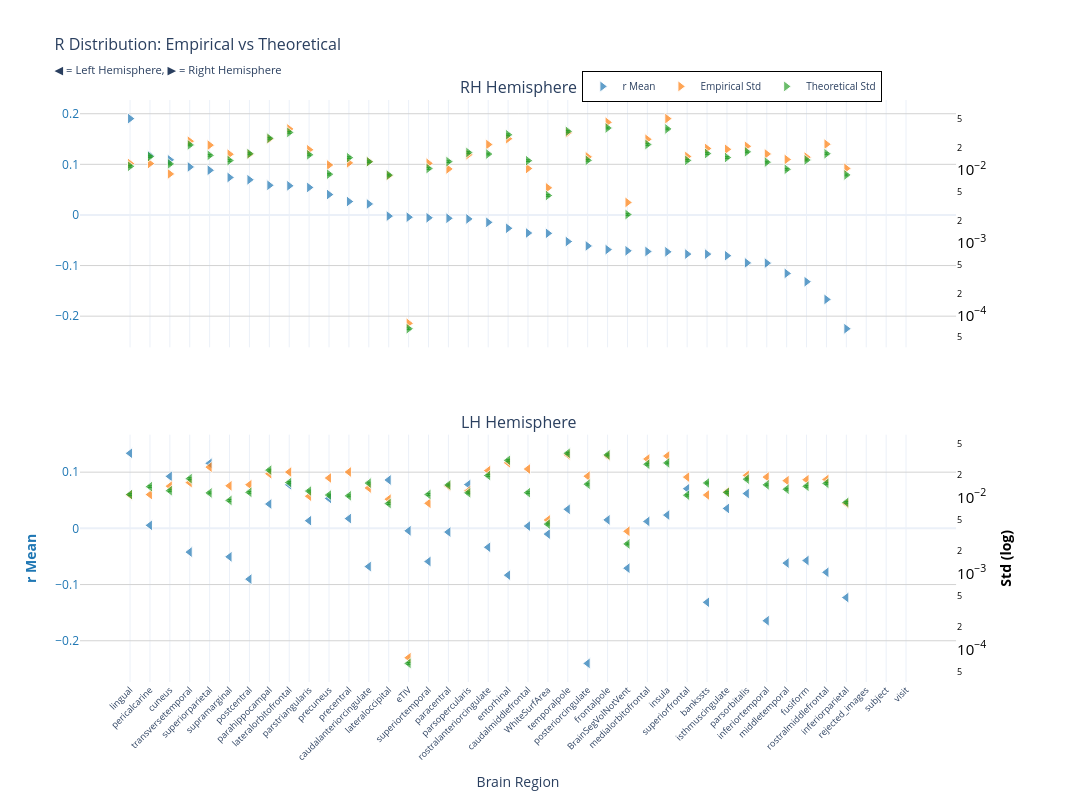
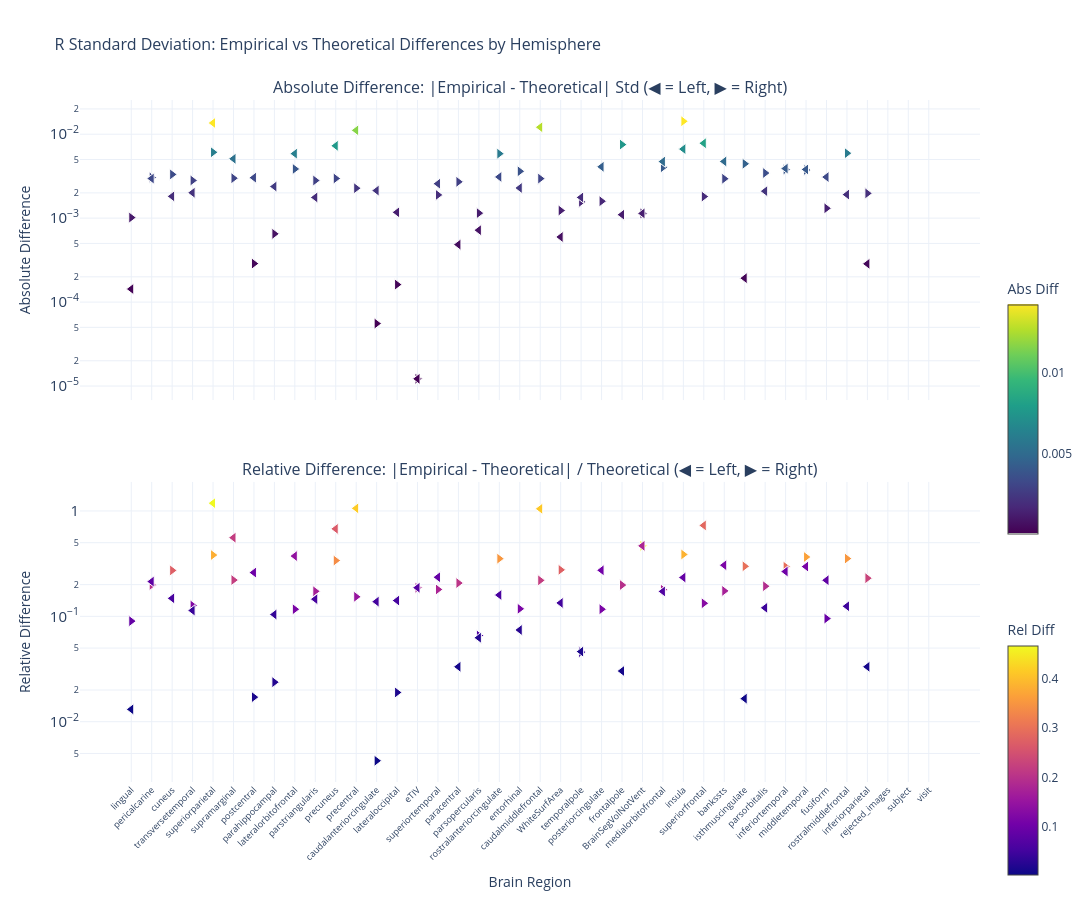

Notebook code for these charts, in order:
### Markdown cell above
### F-statistic

### Code cell
nu_nav = df_npvr[(df_npvr["timepoint"] == "baseline") & (df_npvr["group"] == "HC-PD")]
data_path = stats_dir / f"partial_correlation_baseline_{METRIC}.parquet"
df, stats = get_test_stats(
    data_path, stat_functions_F, nu_nav, hemisphere=True, study="baseline"
)
show_figure(stats, hemisphere=True, stat_name="r", study="baseline", metric=METRIC)

### Figure 1 — Plotly figure (JSON) as saved in the notebook; plotly's stock layout.template omitted (floating-point values rounded to 4 significant figures)
{"data": [{"hovertemplate": "<b>%{x}</b><br>Mean r: %{y:.2f}<br><extra></extra>", "legendgroup": "mean", "marker": {"color": "#1f77b4", "line": {"color": "white", "width": 1}, "opacity": 0.7, "size": 10, "symbol": "triangle-right"}, "mode": "markers", "name": "r Mean", "showlegend": true, "type": "scatter", "x": ["lingual", "pericalcarine", "cuneus", "transversetemporal", "superiorparietal", "supramarginal", "postcentral", "parahippocampal", "lateralorbitofrontal", "parstriangularis", "precuneus", "precentral", "caudalanteriorcingulate", "lateraloccipital", "eTIV", "superiortemporal", "paracentral", "parsopercularis", "rostralanteriorcingulate", "entorhinal", "caudalmiddlefrontal", "WhiteSurfArea", "temporalpole", "posteriorcingulate", "frontalpole", "BrainSegVolNotVent", "medialorbitofrontal", "insula", "superiorfrontal", "bankssts", "isthmuscingulate", "parsorbitalis", "inferiortemporal", "middletemporal", "fusiform", "rostralmiddlefrontal", "inferiorparietal", "rejected_images", "subject", "visit"], "xaxis": "x", "y": [0.1904, 0.1175, 0.1089, 0.09487, 0.08828, 0.07405, 0.06952, 0.05856, 0.0576, 0.05434, 0.04032, 0.02655, 0.02174, -0.002281, -0.004403, -0.005586, -0.00656, -0.007861, -0.01466, -0.02632, -0.03566, -0.03634, -0.05253, -0.06123, -0.06848, -0.07087, -0.07219, -0.07288, -0.07733, -0.07739, -0.08053, -0.09473, -0.09518, -0.1155, -0.132, -0.1669, -0.2248, NaN, NaN, NaN], "yaxis": "y"}, {"hovertemplate": "<b>%{x}</b><br>Empirical Std: %{y:.3f}<br><extra></extra>", "legendgroup": "empirical", "marker": {"color": "#ff7f0e", "line": {"color": "white", "width": 1}, "opacity": 0.7, "size": 10, "symbol": "triangle-right"}, "mode": "markers", "name": "Empirical Std", "showlegend": true, "type": "scatter", "x": ["lingual", "pericalcarine", "cuneus", "transversetemporal", "superiorparietal", "supramarginal", "postcentral", "parahippocampal", "lateralorbitofrontal", "parstriangularis", "precuneus", "precentral", "caudalanteriorcingulate", "lateraloccipital", "eTIV", "superiortemporal", "paracentral", "parsopercularis", "rostralanteriorcingulate", "entorhinal", "caudalmiddlefrontal", "WhiteSurfArea", "temporalpole", "posteriorcingulate", "frontalpole", "BrainSegVolNotVent", "medialorbitofrontal", "insula", "superiorfrontal", "bankssts", "isthmuscingulate", "parsorbitalis", "inferiortemporal", "middletemporal", "fusiform", "rostralmiddlefrontal", "inferiorparietal", "rejected_images", "subject", "visit"], "xaxis": "x", "y": [0.01229, 0.01231, 0.008846, 0.02501, 0.02205, 0.01653, 0.01652, 0.02672, 0.03686, 0.01905, 0.01174, 0.01256, 0.01307, 0.008364, 7.738e-05, 0.0124, 0.01037, 0.01631, 0.02249, 0.02704, 0.01052, 0.005695, 0.0326, 0.01521, 0.04549, 0.00358, 0.02654, 0.05116, 0.0154, 0.01985, 0.01933, 0.02128, 0.01667, 0.014, 0.01506, 0.02273, 0.01054, NaN, NaN, NaN], "yaxis": "y2"}, {"error_y": {"array": [0.0003158, 0.0004304, 0.0003409, 0.0006219, 0.0004472, 0.0003793, 0.0004709, 0.0007667, 0.0009248, 0.000455, 0.0002458, 0.0004157, 0.0003648, 0.0002389, 1.827e-06, 0.0002944, 0.0003664, 0.000489, 0.0004657, 0.0008589, 0.0003775, 0.000125, 0.0009571, 0.0003816, 0.001064, 6.84e-05, 0.0006308, 0.001034, 0.0003808, 0.0004735, 0.0004171, 0.0004996, 0.0003604, 0.0002873, 0.0003854, 0.0004706, 0.0002401, NaN, NaN, NaN], "arrayminus": [0.000307, 0.0004185, 0.0003314, 0.0006046, 0.0004348, 0.0003688, 0.0004579, 0.0007455, 0.0008991, 0.0004424, 0.000239, 0.0004042, 0.0003546, 0.0002323, 1.776e-06, 0.0002862, 0.0003562, 0.0004755, 0.0004528, 0.0008351, 0.000367, 0.0001216, 0.0009305, 0.000371, 0.001034, 6.65e-05, 0.0006133, 0.001005, 0.0003702, 0.0004604, 0.0004056, 0.0004857, 0.0003505, 0.0002793, 0.0003747, 0.0004576, 0.0002334, NaN, NaN, NaN], "color": "#2ca02c", "thickness": 1, "type": "data", "visible": true, "width": 2}, "hovertemplate": "<b>%{x}</b><br>Theoretical Std: %{y:.3f}<br><extra></extra>", "legendgroup": "theoretical", "marker": {"color": "#2ca02c", "line": {"color": "white", "width": 1}, "opacity": 0.7, "size": 10, "symbol": "triangle-right"}, "mode": "markers", "name": "Theoretical Std", "showlegend": true, "type": "scatter", "x": ["lingual", "pericalcarine", "cuneus", "transversetemporal", "superiorparietal", "supramarginal", "postcentral", "parahippocampal", "lateralorbitofrontal", "parstriangularis", "precuneus", "precentral", "caudalanteriorcingulate", "lateraloccipital", "eTIV", "superiortemporal", "paracentral", "parsopercularis", "rostralanteriorcingulate", "entorhinal", "caudalmiddlefrontal", "WhiteSurfArea", "temporalpole", "posteriorcingulate", "frontalpole", "BrainSegVolNotVent", "medialorbitofrontal", "insula", "superiorfrontal", "bankssts", "isthmuscingulate", "parsorbitalis", "inferiortemporal", "middletemporal", "fusiform", "rostralmiddlefrontal", "inferiorparietal", "rejected_images", "subject", "visit"], "xaxis": "x", "y": [0.01127, 0.01536, 0.01217, 0.0222, 0.01596, 0.01354, 0.01681, 0.02737, 0.03301, 0.01624, 0.008774, 0.01484, 0.01302, 0.008526, 6.519e-05, 0.01051, 0.01308, 0.01745, 0.01662, 0.03066, 0.01347, 0.004462, 0.03416, 0.01362, 0.03797, 0.002441, 0.02251, 0.03689, 0.01359, 0.0169, 0.01489, 0.01783, 0.01286, 0.01025, 0.01375, 0.0168, 0.008569, NaN, NaN, NaN], "yaxis": "y2"}, {"hovertemplate": "<b>%{x}</b><br>Mean r: %{y:.2f}<br><extra></extra>", "legendgroup": "mean", "marker": {"color": "#1f77b4", "line": {"color": "white", "width": 1}, "opacity": 0.7, "size": 10, "symbol": "triangle-left"}, "mode": "markers", "name": "r Mean", "showlegend": false, "type": "scatter", "x": ["lingual", "superiorparietal", "cuneus", "lateraloccipital", "parsopercularis", "lateralorbitofrontal", "superiorfrontal", "parsorbitalis", "precuneus", "parahippocampal", "isthmuscingulate", "temporalpole", "insula", "precentral", "frontalpole", "parstriangularis", "medialorbitofrontal", "pericalcarine", "caudalmiddlefrontal", "eTIV", "paracentral", "WhiteSurfArea", "rostralanteriorcingulate", "transversetemporal", "supramarginal", "fusiform", "superiortemporal", "middletemporal", "caudalanteriorcingulate", "BrainSegVolNotVent", "rostralmiddlefrontal", "entorhinal", "postcentral", "inferiorparietal", "bankssts", "inferiortemporal", "posteriorcingulate", "rejected_images", "subject", "visit"], "xaxis": "x2", "y": [0.1336, 0.1157, 0.09253, 0.08607, 0.07794, 0.07748, 0.07052, 0.06194, 0.05326, 0.04332, 0.03544, 0.03388, 0.02363, 0.01738, 0.01508, 0.01365, 0.01237, 0.005412, 0.004052, -0.004403, -0.006578, -0.01019, -0.03366, -0.04224, -0.05063, -0.05721, -0.05897, -0.06179, -0.06798, -0.07087, -0.07819, -0.08327, -0.09036, -0.1231, -0.1315, -0.1644, -0.2403, NaN, NaN, NaN], "yaxis": "y3"}, {"hovertemplate": "<b>%{x}</b><br>Empirical Std: %{y:.3f}<br><extra></extra>", "legendgroup": "empirical", "marker": {"color": "#ff7f0e", "line": {"color": "white", "width": 1}, "opacity": 0.7, "size": 10, "symbol": "triangle-left"}, "mode": "markers", "name": "Empirical Std", "showlegend": false, "type": "scatter", "x": ["lingual", "superiorparietal", "cuneus", "lateraloccipital", "parsopercularis", "lateralorbitofrontal", "superiorfrontal", "parsorbitalis", "precuneus", "parahippocampal", "isthmuscingulate", "temporalpole", "insula", "precentral", "frontalpole", "parstriangularis", "medialorbitofrontal", "pericalcarine", "caudalmiddlefrontal", "eTIV", "paracentral", "WhiteSurfArea", "rostralanteriorcingulate", "transversetemporal", "supramarginal", "fusiform", "superiortemporal", "middletemporal", "caudalanteriorcingulate", "BrainSegVolNotVent", "rostralmiddlefrontal", "entorhinal", "postcentral", "inferiorparietal", "bankssts", "inferiortemporal", "posteriorcingulate", "rejected_images", "subject", "visit"], "xaxis": "x2", "y": [0.01078, 0.02507, 0.01408, 0.009482, 0.0122, 0.02158, 0.01851, 0.0195, 0.01802, 0.02049, 0.01184, 0.03638, 0.03511, 0.02161, 0.03521, 0.01036, 0.03208, 0.0109, 0.02365, 7.738e-05, 0.01408, 0.005046, 0.02253, 0.01567, 0.01422, 0.0171, 0.008365, 0.01663, 0.01331, 0.00358, 0.01722, 0.02853, 0.0147, 0.008314, 0.01076, 0.01854, 0.01904, NaN, NaN, NaN], "yaxis": "y4"}, {"error_y": {"array": [0.000306, 0.0003213, 0.0003435, 0.0002328, 0.0003217, 0.0004402, 0.0002998, 0.0004876, 0.0003012, 0.0006409, 0.0003262, 0.001069, 0.0007975, 0.000294, 0.001017, 0.0003398, 0.0007666, 0.0003885, 0.0003234, 1.827e-06, 0.0004082, 0.0001247, 0.0005445, 0.0004953, 0.0002557, 0.0003927, 0.0003064, 0.0003593, 0.0004325, 6.84e-05, 0.000429, 0.0008634, 0.0003267, 0.0002409, 0.0004343, 0.0004102, 0.0004188, NaN, NaN, NaN], "arrayminus": [0.0002975, 0.0003124, 0.000334, 0.0002263, 0.0003128, 0.000428, 0.0002915, 0.0004741, 0.0002928, 0.0006231, 0.0003172, 0.001039, 0.0007754, 0.0002859, 0.0009891, 0.0003304, 0.0007453, 0.0003777, 0.0003144, 1.776e-06, 0.0003969, 0.0001212, 0.0005294, 0.0004816, 0.0002487, 0.0003818, 0.0002979, 0.0003493, 0.0004205, 6.65e-05, 0.0004171, 0.0008395, 0.0003177, 0.0002343, 0.0004223, 0.0003988, 0.0004072, NaN, NaN, NaN], "color": "#2ca02c", "thickness": 1, "type": "data", "visible": true, "width": 2}, "hovertemplate": "<b>%{x}</b><br>Theoretical Std: %{y:.3f}<br><extra></extra>", "legendgroup": "theoretical", "marker": {"color": "#2ca02c", "line": {"color": "white", "width": 1}, "opacity": 0.7, "size": 10, "symbol": "triangle-left"}, "mode": "markers", "name": "Theoretical Std", "showlegend": false, "type": "scatter", "x": ["lingual", "superiorparietal", "cuneus", "lateraloccipital", "parsopercularis", "lateralorbitofrontal", "superiorfrontal", "parsorbitalis", "precuneus", "parahippocampal", "isthmuscingulate", "temporalpole", "insula", "precentral", "frontalpole", "parstriangularis", "medialorbitofrontal", "pericalcarine", "caudalmiddlefrontal", "eTIV", "paracentral", "WhiteSurfArea", "rostralanteriorcingulate", "transversetemporal", "supramarginal", "fusiform", "superiortemporal", "middletemporal", "caudalanteriorcingulate", "BrainSegVolNotVent", "rostralmiddlefrontal", "entorhinal", "postcentral", "inferiorparietal", "bankssts", "inferiortemporal", "posteriorcingulate", "rejected_images", "subject", "visit"], "xaxis": "x2", "y": [0.01092, 0.01147, 0.01226, 0.008309, 0.01148, 0.01571, 0.0107, 0.0174, 0.01075, 0.02287, 0.01164, 0.03814, 0.02846, 0.01049, 0.03631, 0.01213, 0.02736, 0.01386, 0.01154, 6.519e-05, 0.01457, 0.00445, 0.01944, 0.01768, 0.009128, 0.01401, 0.01094, 0.01282, 0.01544, 0.002441, 0.01531, 0.03082, 0.01166, 0.008599, 0.0155, 0.01464, 0.01495, NaN, NaN, NaN], "yaxis": "y4"}], "layout": {"annotations": [{"font": {"size": 16}, "showarrow": false, "text": "RH Hemisphere", "x": 0.47, "xanchor": "center", "xref": "paper", "y": 1, "yanchor": "bottom", "yref": "paper"}, {"font": {"size": 16}, "showarrow": false, "text": "LH Hemisphere", "x": 0.47, "xanchor": "center", "xref": "paper", "y": 0.425, "yanchor": "bottom", "yref": "paper"}], "height": 800, "hovermode": "x", "legend": {"bgcolor": "rgba(255, 255, 255, 0.9)", "bordercolor": "black", "borderwidth": 1, "font": {"size": 10}, "orientation": "h", "x": 0.7, "xanchor": "center", "y": 1.05}, "title": {"font": {"size": 16}, "text": "R Distribution: Empirical vs Theoretical<br><sub>◀ = Left Hemisphere, ▶ = Right Hemisphere</sub>"}, "width": 1400, "xaxis": {"anchor": "y", "domain": [0, 0.94], "matches": "x2", "showticklabels": false}, "xaxis2": {"anchor": "y3", "domain": [0, 0.94], "tickangle": -45, "tickfont": {"size": 9}, "title": {"text": "Brain Region"}}, "yaxis": {"anchor": "x", "domain": [0.575, 1], "gridcolor": "lightgray", "showgrid": true, "tickfont": {"color": "#1f77b4"}, "title": {"font": {"color": "#1f77b4"}, "text": ""}}, "yaxis2": {"anchor": "x", "exponentformat": "power", "overlaying": "y", "showgrid": false, "side": "right", "tickfont": {"color": "black"}, "title": {"font": {"color": "black"}, "text": ""}, "type": "log"}, "yaxis3": {"anchor": "x2", "domain": [0, 0.425], "gridcolor": "lightgray", "showgrid": true, "tickfont": {"color": "#1f77b4"}, "title": {"font": {"color": "#1f77b4"}, "text": "<b>r Mean</b>"}}, "yaxis4": {"anchor": "x2", "exponentformat": "power", "overlaying": "y3", "showgrid": false, "side": "right", "tickfont": {"color": "black"}, "title": {"font": {"color": "black"}, "text": "<b>Std (log)</b>"}, "type": "log"}}}

### Figure 2 — Plotly figure (JSON) as saved in the notebook; plotly's stock layout.template omitted (floating-point values rounded to 4 significant figures)
{"data": [{"hovertemplate": "<b>%{x}</b><br>Hemisphere: %{text}<br>Abs Diff: %{y:.4f}<br><extra></extra>", "legendgroup": "abs_rh", "marker": {"color": [0.001016, 0.003053, 0.003319, 0.002812, 0.006092, 0.002992, 0.0002876, 0.0006496, 0.003854, 0.002809, 0.002969, 0.002274, 5.549e-05, 0.0001616, 1.219e-05, 0.001891, 0.002706, 0.001148, 0.005863, 0.003614, 0.002958, 0.001233, 0.001563, 0.00159, 0.007521, 0.001139, 0.004031, 0.01426, 0.001807, 0.002947, 0.004442, 0.003446, 0.003808, 0.00375, 0.001311, 0.005937, 0.001973, NaN, NaN, NaN], "colorbar": {"len": 0.4, "title": {"text": "Abs Diff"}, "y": 0.75, "yanchor": "top"}, "colorscale": [[0, "#440154"], [0.1111, "#482878"], [0.2222, "#3e4989"], [0.3333, "#31688e"], [0.4444, "#26828e"], [0.5556, "#1f9e89"], [0.6667, "#35b779"], [0.7778, "#6ece58"], [0.8889, "#b5de2b"], [1, "#fde725"]], "line": {"color": "white", "width": 1}, "showscale": true, "size": 10, "symbol": "triangle-right"}, "mode": "markers", "name": "Absolute (rh)", "showlegend": false, "text": ["rh", "rh", "rh", "rh", "rh", "rh", "rh", "rh", "rh", "rh", "rh", "rh", "rh", "rh", "rh", "rh", "rh", "rh", "rh", "rh", "rh", "rh", "rh", "rh", "rh", "rh", "rh", "rh", "rh", "rh", "rh", "rh", "rh", "rh", "rh", "rh", "rh", "rh", "rh", "rh"], "type": "scatter", "x": ["lingual", "pericalcarine", "cuneus", "transversetemporal", "superiorparietal", "supramarginal", "postcentral", "parahippocampal", "lateralorbitofrontal", "parstriangularis", "precuneus", "precentral", "caudalanteriorcingulate", "lateraloccipital", "eTIV", "superiortemporal", "paracentral", "parsopercularis", "rostralanteriorcingulate", "entorhinal", "caudalmiddlefrontal", "WhiteSurfArea", "temporalpole", "posteriorcingulate", "frontalpole", "BrainSegVolNotVent", "medialorbitofrontal", "insula", "superiorfrontal", "bankssts", "isthmuscingulate", "parsorbitalis", "inferiortemporal", "middletemporal", "fusiform", "rostralmiddlefrontal", "inferiorparietal", "rejected_images", "subject", "visit"], "xaxis": "x", "y": [0.001016, 0.003053, 0.003319, 0.002812, 0.006092, 0.002992, 0.0002876, 0.0006496, 0.003854, 0.002809, 0.002969, 0.002274, 5.549e-05, 0.0001616, 1.219e-05, 0.001891, 0.002706, 0.001148, 0.005863, 0.003614, 0.002958, 0.001233, 0.001563, 0.00159, 0.007521, 0.001139, 0.004031, 0.01426, 0.001807, 0.002947, 0.004442, 0.003446, 0.003808, 0.00375, 0.001311, 0.005937, 0.001973, NaN, NaN, NaN], "yaxis": "y"}, {"hovertemplate": "<b>%{x}</b><br>Hemisphere: %{text}<br>Rel Diff: %{y:.2%}<br><extra></extra>", "legendgroup": "rel_rh", "marker": {"color": [0.09011, 0.1987, 0.2729, 0.1267, 0.3817, 0.221, 0.01711, 0.02374, 0.1168, 0.173, 0.3384, 0.1532, 0.004262, 0.01896, 0.187, 0.18, 0.207, 0.06575, 0.3527, 0.1179, 0.2196, 0.2762, 0.04575, 0.1168, 0.1981, 0.4666, 0.1791, 0.3866, 0.133, 0.1744, 0.2983, 0.1933, 0.296, 0.3657, 0.09529, 0.3535, 0.2303, NaN, NaN, NaN], "colorbar": {"len": 0.4, "title": {"text": "Rel Diff"}, "y": 0.25, "yanchor": "top"}, "colorscale": [[0, "#0d0887"], [0.1111, "#46039f"], [0.2222, "#7201a8"], [0.3333, "#9c179e"], [0.4444, "#bd3786"], [0.5556, "#d8576b"], [0.6667, "#ed7953"], [0.7778, "#fb9f3a"], [0.8889, "#fdca26"], [1, "#f0f921"]], "line": {"color": "white", "width": 1}, "showscale": true, "size": 10, "symbol": "triangle-right"}, "mode": "markers", "name": "Relative (rh)", "showlegend": false, "text": ["rh", "rh", "rh", "rh", "rh", "rh", "rh", "rh", "rh", "rh", "rh", "rh", "rh", "rh", "rh", "rh", "rh", "rh", "rh", "rh", "rh", "rh", "rh", "rh", "rh", "rh", "rh", "rh", "rh", "rh", "rh", "rh", "rh", "rh", "rh", "rh", "rh", "rh", "rh", "rh"], "type": "scatter", "x": ["lingual", "pericalcarine", "cuneus", "transversetemporal", "superiorparietal", "supramarginal", "postcentral", "parahippocampal", "lateralorbitofrontal", "parstriangularis", "precuneus", "precentral", "caudalanteriorcingulate", "lateraloccipital", "eTIV", "superiortemporal", "paracentral", "parsopercularis", "rostralanteriorcingulate", "entorhinal", "caudalmiddlefrontal", "WhiteSurfArea", "temporalpole", "posteriorcingulate", "frontalpole", "BrainSegVolNotVent", "medialorbitofrontal", "insula", "superiorfrontal", "bankssts", "isthmuscingulate", "parsorbitalis", "inferiortemporal", "middletemporal", "fusiform", "rostralmiddlefrontal", "inferiorparietal", "rejected_images", "subject", "visit"], "xaxis": "x2", "y": [0.09011, 0.1987, 0.2729, 0.1267, 0.3817, 0.221, 0.01711, 0.02374, 0.1168, 0.173, 0.3384, 0.1532, 0.004262, 0.01896, 0.187, 0.18, 0.207, 0.06575, 0.3527, 0.1179, 0.2196, 0.2762, 0.04575, 0.1168, 0.1981, 0.4666, 0.1791, 0.3866, 0.133, 0.1744, 0.2983, 0.1933, 0.296, 0.3657, 0.09529, 0.3535, 0.2303, NaN, NaN, NaN], "yaxis": "y2"}, {"hovertemplate": "<b>%{x}</b><br>Hemisphere: %{text}<br>Abs Diff: %{y:.4f}<br><extra></extra>", "legendgroup": "abs_lh", "marker": {"color": [0.0001431, 0.0136, 0.001817, 0.001173, 0.0007192, 0.005866, 0.007806, 0.002096, 0.00727, 0.00238, 0.0001928, 0.001766, 0.006649, 0.01112, 0.001099, 0.001766, 0.004719, 0.002964, 0.01211, 1.219e-05, 0.0004839, 0.0005966, 0.003097, 0.002009, 0.005092, 0.003087, 0.002571, 0.003805, 0.002129, 0.001139, 0.001909, 0.002287, 0.003035, 0.0002856, 0.004739, 0.003897, 0.00409, NaN, NaN, NaN], "colorbar": {"len": 0.4, "title": {"text": "Abs Diff"}, "y": 0.75, "yanchor": "top"}, "colorscale": [[0, "#440154"], [0.1111, "#482878"], [0.2222, "#3e4989"], [0.3333, "#31688e"], [0.4444, "#26828e"], [0.5556, "#1f9e89"], [0.6667, "#35b779"], [0.7778, "#6ece58"], [0.8889, "#b5de2b"], [1, "#fde725"]], "line": {"color": "white", "width": 1}, "showscale": false, "size": 10, "symbol": "triangle-left"}, "mode": "markers", "name": "Absolute (lh)", "showlegend": false, "text": ["lh", "lh", "lh", "lh", "lh", "lh", "lh", "lh", "lh", "lh", "lh", "lh", "lh", "lh", "lh", "lh", "lh", "lh", "lh", "lh", "lh", "lh", "lh", "lh", "lh", "lh", "lh", "lh", "lh", "lh", "lh", "lh", "lh", "lh", "lh", "lh", "lh", "lh", "lh", "lh"], "type": "scatter", "x": ["lingual", "superiorparietal", "cuneus", "lateraloccipital", "parsopercularis", "lateralorbitofrontal", "superiorfrontal", "parsorbitalis", "precuneus", "parahippocampal", "isthmuscingulate", "temporalpole", "insula", "precentral", "frontalpole", "parstriangularis", "medialorbitofrontal", "pericalcarine", "caudalmiddlefrontal", "eTIV", "paracentral", "WhiteSurfArea", "rostralanteriorcingulate", "transversetemporal", "supramarginal", "fusiform", "superiortemporal", "middletemporal", "caudalanteriorcingulate", "BrainSegVolNotVent", "rostralmiddlefrontal", "entorhinal", "postcentral", "inferiorparietal", "bankssts", "inferiortemporal", "posteriorcingulate", "rejected_images", "subject", "visit"], "xaxis": "x", "y": [0.0001431, 0.0136, 0.001817, 0.001173, 0.0007192, 0.005866, 0.007806, 0.002096, 0.00727, 0.00238, 0.0001928, 0.001766, 0.006649, 0.01112, 0.001099, 0.001766, 0.004719, 0.002964, 0.01211, 1.219e-05, 0.0004839, 0.0005966, 0.003097, 0.002009, 0.005092, 0.003087, 0.002571, 0.003805, 0.002129, 0.001139, 0.001909, 0.002287, 0.003035, 0.0002856, 0.004739, 0.003897, 0.00409, NaN, NaN, NaN], "yaxis": "y"}, {"hovertemplate": "<b>%{x}</b><br>Hemisphere: %{text}<br>Rel Diff: %{y:.2%}<br><extra></extra>", "legendgroup": "rel_lh", "marker": {"color": [0.0131, 1.186, 0.1482, 0.1412, 0.06263, 0.3733, 0.7294, 0.1204, 0.6763, 0.104, 0.01656, 0.04629, 0.2336, 1.059, 0.03028, 0.1456, 0.1725, 0.2138, 1.049, 0.187, 0.03322, 0.1341, 0.1594, 0.1136, 0.5578, 0.2202, 0.2351, 0.2967, 0.1379, 0.4666, 0.1247, 0.07422, 0.2603, 0.03321, 0.3057, 0.2662, 0.2736, NaN, NaN, NaN], "colorbar": {"len": 0.4, "title": {"text": "Rel Diff"}, "y": 0.25, "yanchor": "top"}, "colorscale": [[0, "#0d0887"], [0.1111, "#46039f"], [0.2222, "#7201a8"], [0.3333, "#9c179e"], [0.4444, "#bd3786"], [0.5556, "#d8576b"], [0.6667, "#ed7953"], [0.7778, "#fb9f3a"], [0.8889, "#fdca26"], [1, "#f0f921"]], "line": {"color": "white", "width": 1}, "showscale": false, "size": 10, "symbol": "triangle-left"}, "mode": "markers", "name": "Relative (lh)", "showlegend": false, "text": ["lh", "lh", "lh", "lh", "lh", "lh", "lh", "lh", "lh", "lh", "lh", "lh", "lh", "lh", "lh", "lh", "lh", "lh", "lh", "lh", "lh", "lh", "lh", "lh", "lh", "lh", "lh", "lh", "lh", "lh", "lh", "lh", "lh", "lh", "lh", "lh", "lh", "lh", "lh", "lh"], "type": "scatter", "x": ["lingual", "superiorparietal", "cuneus", "lateraloccipital", "parsopercularis", "lateralorbitofrontal", "superiorfrontal", "parsorbitalis", "precuneus", "parahippocampal", "isthmuscingulate", "temporalpole", "insula", "precentral", "frontalpole", "parstriangularis", "medialorbitofrontal", "pericalcarine", "caudalmiddlefrontal", "eTIV", "paracentral", "WhiteSurfArea", "rostralanteriorcingulate", "transversetemporal", "supramarginal", "fusiform", "superiortemporal", "middletemporal", "caudalanteriorcingulate", "BrainSegVolNotVent", "rostralmiddlefrontal", "entorhinal", "postcentral", "inferiorparietal", "bankssts", "inferiortemporal", "posteriorcingulate", "rejected_images", "subject", "visit"], "xaxis": "x2", "y": [0.0131, 1.186, 0.1482, 0.1412, 0.06263, 0.3733, 0.7294, 0.1204, 0.6763, 0.104, 0.01656, 0.04629, 0.2336, 1.059, 0.03028, 0.1456, 0.1725, 0.2138, 1.049, 0.187, 0.03322, 0.1341, 0.1594, 0.1136, 0.5578, 0.2202, 0.2351, 0.2967, 0.1379, 0.4666, 0.1247, 0.07422, 0.2603, 0.03321, 0.3057, 0.2662, 0.2736, NaN, NaN, NaN], "yaxis": "y2"}], "layout": {"annotations": [{"font": {"size": 16}, "showarrow": false, "text": "Absolute Difference: |Empirical - Theoretical| Std (◀ = Left, ▶ = Right)", "x": 0.5, "xanchor": "center", "xref": "paper", "y": 1, "yanchor": "bottom", "yref": "paper"}, {"font": {"size": 16}, "showarrow": false, "text": "Relative Difference: |Empirical - Theoretical| / Theoretical (◀ = Left, ▶ = Right)", "x": 0.5, "xanchor": "center", "xref": "paper", "y": 0.44, "yanchor": "bottom", "yref": "paper"}], "height": 900, "hovermode": "x unified", "showlegend": false, "title": {"font": {"size": 16}, "text": "R Standard Deviation: Empirical vs Theoretical Differences by Hemisphere"}, "width": 1400, "xaxis": {"anchor": "y", "domain": [0, 1], "showticklabels": false}, "xaxis2": {"anchor": "y2", "domain": [0, 1], "tickangle": -45, "tickfont": {"size": 9}, "title": {"text": "Brain Region"}}, "yaxis": {"anchor": "x", "domain": [0.56, 1], "exponentformat": "power", "title": {"text": "Absolute Difference"}, "type": "log"}, "yaxis2": {"anchor": "x2", "domain": [0, 0.44], "exponentformat": "power", "title": {"text": "Relative Difference"}, "type": "log"}}}
